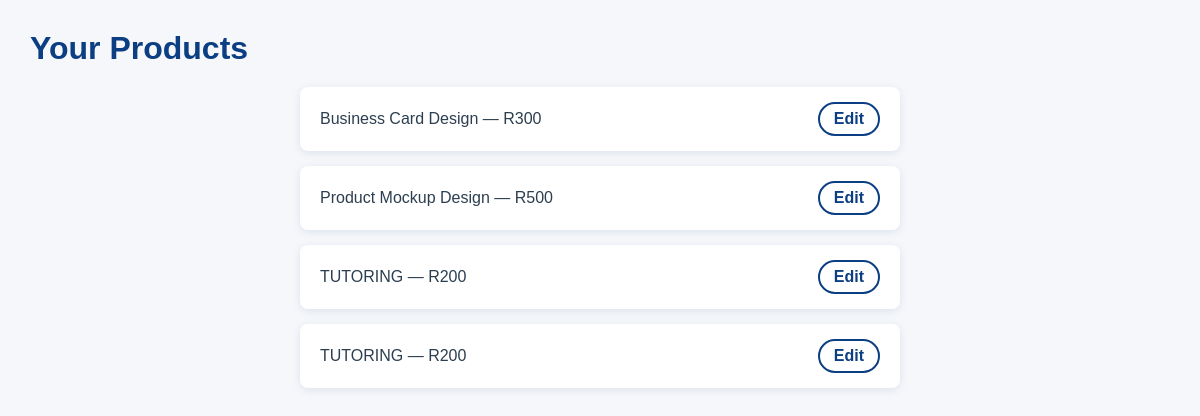
Screenshot of /PHP/Seller_Products_List.php (signed in) with the database file from the repository.
### tables this page shows
CREATE TABLE `items` (
  `item_id` int(11) NOT NULL,
  `user_id` int(11) NOT NULL,
  `name` varchar(150) NOT NULL,
  `price` float DEFAULT NULL,
  `description` text DEFAULT NULL,
  `category` text DEFAULT NULL,
  `product_type` enum('good','service') NOT NULL,
  `image_path` varchar(255) DEFAULT NULL
);

### htdocs/PHP/Seller_Products_List.php (the view, shortened to what this page needs)
<?php
require_once("../Configurations/Config_db.php");
$user_id = $_SESSION['user_id'];
$stmt = $conn->prepare("SELECT item_id, name, price FROM items WHERE user_id = ?");
$stmt->bind_param("i", $user_id);
$stmt->execute();
$results = $stmt->get_result();
?>
<!DOCTYPE html>
<html>
<head><title>My Products</title>
</head>
<body>
<h1>Your Products</h1>
<?php if ($results->num_rows === 0): ?>
    <p>You have no products listed yet.</p>
<?php else: ?>
    <ul>
        <?php while ($product = $results->fetch_assoc()): ?>
            <li>
                <?= htmlspecialchars($product['name']) ?> — R<?= htmlspecialchars($product['price']) ?>
                <a href="edit_listings.php?id=<?= $product['item_id'] ?>">Edit</a>
            </li>
        <?php endwhile; ?>
    </ul>
<?php endif; ?>
</body>
</html>

### htdocs/PHP/Seller_Products_List.php (style rules this page uses)
* { box-sizing: border-box; margin: 0; padding: 0; font-family: Arial, sans-serif; color: #2c3e50; }
body { background-color: #f5f7fa; padding: 30px; }
h1 { color: #0b3e82; margin-bottom: 20px; font-weight: 700; }
ul { list-style: none; max-width: 600px; margin: 0 auto; padding: 0; }
li { background: #ffffff; padding: 15px 20px; margin-bottom: 15px; border-radius: 8px; box-shadow: 0 2px 8px rgb(11 62 130 / 0.1); display: flex; justify-content: space-between; align-items: center; }
a { text-decoration: none; color: #0b3e82; font-weight: 600; border: 2px solid #0b3e82; padding: 6px 14px; border-radius: 20px; transition: background-color 0.3s ease, color 0.3s ease; }

### rows the page displays
items: name "Business Card Design", price "300"
items: name "Product Mockup Design", price "500"
items: name "TUTORING", price "200"
items: name "TUTORING", price "200"
